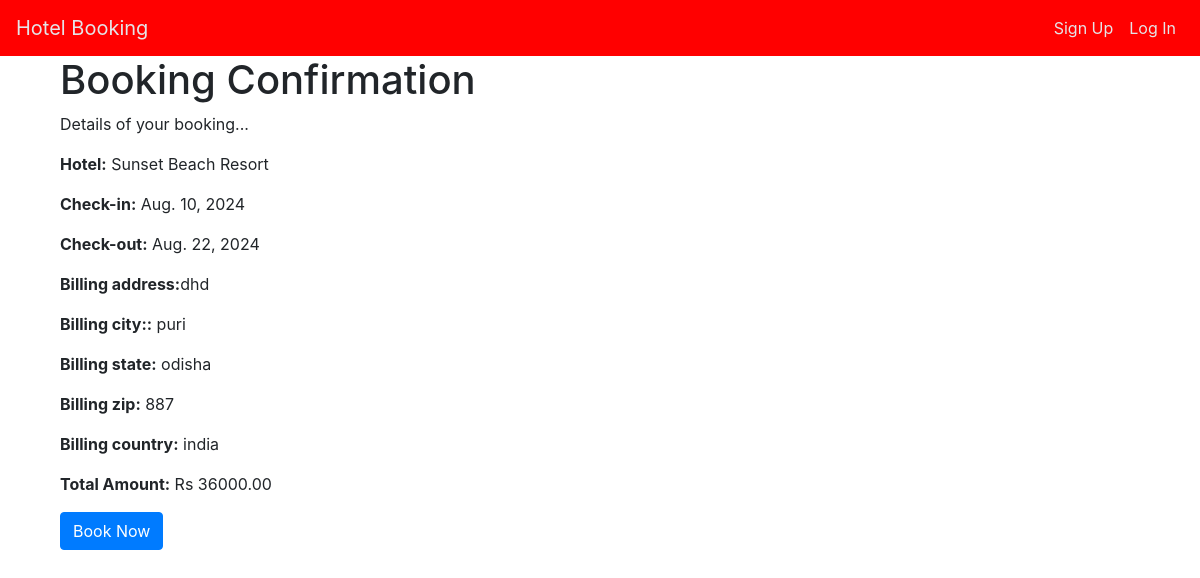
/hotels/booking/26/confirmation/, run on the app's committed database.
### hotels/models.py (models this page shows, shortened)
class Booking(models.Model):
    hotel = models.ForeignKey(Hotel, on_delete=models.CASCADE)
    room = models.ForeignKey(Room, on_delete=models.CASCADE)
    check_in = models.DateField()
    check_out = models.DateField()
    booking_date = models.DateTimeField(auto_now_add=True)
    billing_address = models.CharField(max_length=255)
    billing_city = models.CharField(max_length=100)
    billing_state = models.CharField(max_length=100)
    billing_zip = models.CharField(max_length=6)
    billing_country = models.CharField(max_length=100)
    total_amount = models.DecimalField(max_digits=10, decimal_places=2)

class Hotel(models.Model):
    name = models.CharField(max_length=100)
    description = models.TextField()
    location = models.CharField(max_length=200)
    image = models.ImageField(upload_to='hotel_images/', blank=True, null=True)

### hotels/views.py (the view)
# urls.py: path('booking/<int:booking_id>/confirmation/', booking_confirmation, name='booking_confirmation'),
def booking_confirmation(request, booking_id):
    booking = get_object_or_404(Booking, pk=booking_id)
    return render(request, 'booking_confirmation.html', {'booking': booking})

### hotels/templates/booking_confirmation.html (shortened to what this page needs)
{% extends 'base.html' %}
{% block content %}
<div class="container">
    <h1>Booking Confirmation</h1>
    <p>Details of your booking...</p>
    <p><strong>Hotel:</strong> {{ booking.hotel.name }}</p>
    <p><strong>Check-in:</strong> {{ booking.check_in }}</p>
    <p><strong>Check-out:</strong> {{ booking.check_out }}</p>
    <p><strong>Billing address:</strong>{{booking.billing_address}}</p>
    <p><strong>Billing city::</strong> {{ booking.billing_city}}</p>
    <p><strong>Billing state:</strong> {{ booking.billing_state }}</p>
    <p><strong>Billing zip:</strong> {{ booking.billing_zip }}</p>
    <p><strong>Billing country:</strong> {{ booking.billing_country }}</p>
    <p><strong>Total Amount:</strong> Rs {{ booking.total_amount }}</p>
    <form method="post" action="{% url 'payment_successful' booking.id %}">
        <button type="submit" class="btn btn-primary">Book Now</button>
    </form>
</div>
{% endblock %}

### hotels/templates/base.html (style rules this page uses)
body { padding-top: 56px; }

### data on the page
Booking: hotel.name "Sunset Beach Resort", check_in "Aug. 10, 2024", check_out "Aug. 22, 2024", billing_address "dhd", billing_city "puri", billing_state "odisha", billing_zip "887", billing_country "india", total_amount "36000.00"
